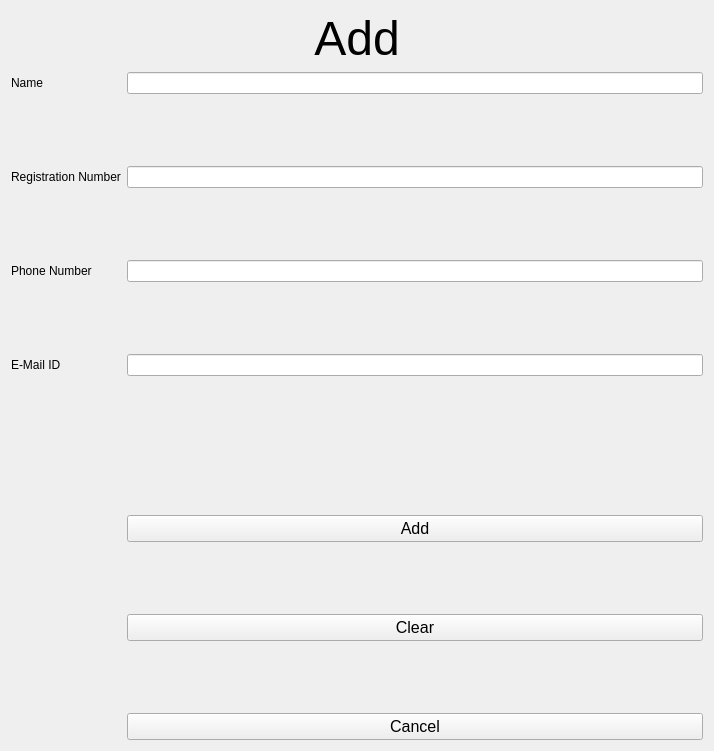
<?xml version="1.0" encoding="UTF-8"?>
<ui version="4.0">
 <class>Form</class>
 <widget class="QWidget" name="Form">
  <property name="geometry">
   <rect>
    <x>0</x>
    <y>0</y>
    <width>714</width>
    <height>751</height>
   </rect>
  </property>
  <property name="windowTitle">
   <string>Form</string>
  </property>
  <layout class="QVBoxLayout" name="verticalLayout">
   <item>
    <widget class="QLabel" name="label">
     <property name="minimumSize">
      <size>
       <width>100</width>
       <height>50</height>
      </size>
     </property>
     <property name="font">
      <font>
       <pointsize>36</pointsize>
      </font>
     </property>
     <property name="text">
      <string>Add</string>
     </property>
     <property name="alignment">
      <set>Qt::AlignCenter</set>
     </property>
    </widget>
   </item>
   <item>
    <layout class="QFormLayout" name="formLayout">
     <property name="sizeConstraint">
      <enum>QLayout::SetNoConstraint</enum>
     </property>
     <item row="1" column="0">
      <widget class="QLabel" name="label_2">
       <property name="text">
        <string>Name</string>
       </property>
      </widget>
     </item>
     <item row="1" column="1">
      <widget class="QLineEdit" name="le_name">
       <property name="enabled">
        <bool>true</bool>
       </property>
      </widget>
     </item>
     <item row="2" column="1">
      <spacer name="verticalSpacer">
       <property name="orientation">
        <enum>Qt::Vertical</enum>
       </property>
       <property name="sizeHint" stdset="0">
        <size>
         <width>20</width>
         <height>40</height>
        </size>
       </property>
      </spacer>
     </item>
     <item row="4" column="0">
      <widget class="QLabel" name="label_3">
       <property name="text">
        <string>Registration Number</string>
       </property>
      </widget>
     </item>
     <item row="4" column="1">
      <widget class="QLineEdit" name="le_reg"/>
     </item>
     <item row="5" column="1">
      <spacer name="verticalSpacer_2">
       <property name="orientation">
        <enum>Qt::Vertical</enum>
       </property>
       <property name="sizeHint" stdset="0">
        <size>
         <width>20</width>
         <height>40</height>
        </size>
       </property>
      </spacer>
     </item>
     <item row="7" column="0">
      <widget class="QLabel" name="label_4">
       <property name="text">
        <string>Phone Number</string>
       </property>
      </widget>
     </item>
     <item row="7" column="1">
      <widget class="QLineEdit" name="le_pno"/>
     </item>
     <item row="8" column="1">
      <spacer name="verticalSpacer_3">
       <property name="orientation">
        <enum>Qt::Vertical</enum>
       </property>
       <property name="sizeHint" stdset="0">
        <size>
         <width>20</width>
         <height>40</height>
        </size>
       </property>
      </spacer>
     </item>
     <item row="9" column="0">
      <widget class="QLabel" name="label_5">
       <property name="text">
        <string>E-Mail ID</string>
       </property>
      </widget>
     </item>
     <item row="9" column="1">
      <widget class="QLineEdit" name="le_mail"/>
     </item>
     <item row="10" column="1">
      <spacer name="verticalSpacer_4">
       <property name="orientation">
        <enum>Qt::Vertical</enum>
       </property>
       <property name="sizeHint" stdset="0">
        <size>
         <width>20</width>
         <height>40</height>
        </size>
       </property>
      </spacer>
     </item>
     <item row="14" column="1">
      <spacer name="verticalSpacer_5">
       <property name="orientation">
        <enum>Qt::Vertical</enum>
       </property>
       <property name="sizeHint" stdset="0">
        <size>
         <width>20</width>
         <height>40</height>
        </size>
       </property>
      </spacer>
     </item>
     <item row="11" column="0">
      <spacer name="verticalSpacer_6">
       <property name="orientation">
        <enum>Qt::Vertical</enum>
       </property>
       <property name="sizeHint" stdset="0">
        <size>
         <width>20</width>
         <height>40</height>
        </size>
       </property>
      </spacer>
     </item>
     <item row="13" column="1">
      <widget class="QPushButton" name="pushButton">
       <property name="font">
        <font>
         <pointsize>12</pointsize>
        </font>
       </property>
       <property name="text">
        <string>Add</string>
       </property>
      </widget>
     </item>
     <item row="15" column="1">
      <widget class="QPushButton" name="pushButton_2">
       <property name="font">
        <font>
         <pointsize>12</pointsize>
        </font>
       </property>
       <property name="text">
        <string>Clear</string>
       </property>
      </widget>
     </item>
     <item row="17" column="1">
      <widget class="QPushButton" name="pushButton_3">
       <property name="font">
        <font>
         <pointsize>12</pointsize>
        </font>
       </property>
       <property name="text">
        <string>Cancel</string>
       </property>
      </widget>
     </item>
     <item row="16" column="1">
      <spacer name="verticalSpacer_7">
       <property name="orientation">
        <enum>Qt::Vertical</enum>
       </property>
       <property name="sizeHint" stdset="0">
        <size>
         <width>20</width>
         <height>40</height>
        </size>
       </property>
      </spacer>
     </item>
    </layout>
   </item>
  </layout>
 </widget>
 <resources/>
 <connections/>
</ui>
